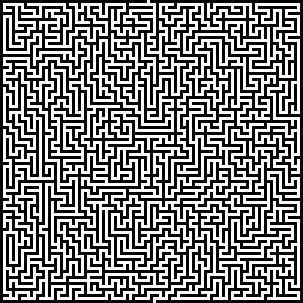
#> input picture maze101x101.png, 101 x 101 px (shown 3 times larger)
$ python app.py
#> lines starting #> are read from the running program, lines starting #| are printed output that depends on the picture; long printed decimals are rounded
# by: Abdulrhman Menshawi
# @Amenshawi on github

from PIL import Image
import math
import numpy as np
import timeit

draw_start = timeit.default_timer()

img = Image.open(r'maze101x101.png')
#> img is the input picture: PIL image 101x101 RGBA; mean R, G, B, A 125, 125, 125, 255
pix_list = list(img.getdata())
#> pix_list = 10201 items, first 6: (0, 0, 0, 255), (0, 0, 0, 255), (0, 0, 0, 255), (0, 0, 0, 255), (0, 0, 0, 255), (0, 0, 0, 255)

length = int(math.sqrt(pix_list.__len__()))
#> length = 101

path = list()
start = None

# variables for stats only
paths_count = 0
nodes_count = 0


class Node:

    def __init__(self, row, col):
        global nodes_count  # For calculating stats only
        nodes_count += 1  # For calculating stats only

        super().__init__()

        self.row = row
        self.col = col
        self.connections = list()
        self.is_start = False
        self.is_end = False
        self.edges = {}

    def __str__(self):
        s = 'i = ' + str(self.row) + ' j = ' + str(self.col)
        return s


def is_a_node(i, j):
    node = True
    if pix_matrix[i+1, j] == 0 and pix_matrix[i-1, j] == 0:
        node = False
    if pix_matrix[i, j+1] == 0 and pix_matrix[i, j-1] == 0:
        node = False
    return node

# Replacing only intersection between paths with nods to
# minimize the # of checks needed to find the correct path


def connect_nodes(i, j):
    edges = list()
    for k in range(j, -1, -1):

        if isinstance(pix_matrix[i, k], Node) and k != j:
            pix_matrix[i, j].connections.append(pix_matrix[i, k])
            pix_matrix[i, k].connections.append(pix_matrix[i, j])

            pix_matrix[i, j].edges[str(pix_matrix[i, k])] = edges
            pix_matrix[i, k].edges[str(pix_matrix[i, j])] = edges
            break

        elif pix_matrix[i, k] == 1:
            edges.append((i, k))
            continue
        elif pix_matrix[i, k] == 0:
            break

    edges = list()
    for z in range(i, -1, -1):

        if isinstance(pix_matrix[z, j], Node) and z != i:
            pix_matrix[i, j].connections.append(pix_matrix[z, j])
            pix_matrix[z, j].connections.append(pix_matrix[i, j])

            pix_matrix[i, j].edges[str(pix_matrix[z, j])] = edges
            pix_matrix[z, j].edges[str(pix_matrix[i, j])] = edges

            break

        elif pix_matrix[z, j] == 1:
            edges.append((z, j))
            continue

        elif pix_matrix[z, j] == 0:
            break


def draw():
    path_pix = np.zeros((length, length, 3), dtype=np.uint8)
    path_pix[0:length, 0:length] = [0, 0, 0]
    for i in range(length):
        for j in range(length):
            pix = pix_matrix[i][j]

            if isinstance(pix, Node):
                path_pix[i][j] = [255, 255, 255]

            elif pix != 0:
                path_pix[i][j] = [255, 255, 255]
    for i in range(path.__len__()):
        p = path[i]
        path_pix[p.row][p.col] = [255, 0, 0]
        for key, edges in p.edges.items():
            if key == str(path[i-1]):
                for edge in edges:
                    if i != 0:
                        path_pix[edge[0]][edge[1]] = [255, 0, 0]
    img = Image.fromarray(path_pix, 'RGB')
    img.save('solved.png')
    img.show()


visited = set()  # Set to keep track of visited nodes.


def dfs(visited, node):
    global paths_count
    if node.connections.__len__() <= 1:  # For calculating stats only
        global paths_count
        paths_count += 1
    found = False
    if node.is_end:
        path.append(node)
        found = True
    elif node not in visited:

        path.append(node)
        visited.add(node)
        for node in node.connections:
            if dfs(visited, node):
                found = True
                break
        if not found:
            path.pop()
    return found


# Each colored pixel will be considered a wall and the white pixels are paths
for i in range(pix_list.__len__()):
    if pix_list[i][0] != 255:
        pix_list[i] = 0
    else:
        pix_list[i] = 1
#> after the loop, pix_list = 10201 values, max 1 at index 49, min 0 at index 0, mean 0.49

# turning the list into a length X length matrix
# used tmp to be able to store objects in the array
tmp = np.array(pix_list).reshape((length, length))
#> tmp: shape (101, 101) int64; values 0 (black) and 1 (white), 49% white in thin lines or dots
pix_matrix = np.zeros((length, length), dtype=object)
for i in range(length):
    for j in range(length):
        pix_matrix[i][j] = tmp[i][j]

# placing the nodes and connecting them
for i in range(length):
    for j in range(length):
        if pix_matrix[i][j] == 1:
            if i == 0:
                pix_matrix[i, j] = Node(i, j)
                pix_matrix[i, j].is_start = True
                start = pix_matrix[i, j]
                print(start)
                print(pix_matrix[i, j])
                connect_nodes(i, j)

            elif i == length-1:
                pix_matrix[i, j] = Node(i, j)
                pix_matrix[i, j].is_end = True
                connect_nodes(i, j)

            elif is_a_node(i, j):
                pix_matrix[i, j] = Node(i, j)
                connect_nodes(i, j)
#> this loop made 101 passes
#| i = 0 j = 49


print('-----------------')
draw_stop = timeit.default_timer()
print('time to proccess the maze: ', draw_stop - draw_start)
#| time to proccess the maze:  0.1675

dfs(visited, start)
solve_stop = timeit.default_timer()
print('-----------------')
print('time to solve: ', solve_stop - draw_stop)
#| time to solve:  0.004417

draw()
#> after the loop in draw, `for i in range(length):`: path_pix: shape (101, 101, 3); 49% white in thin lines or dots
#> after the loop in draw, `for i in range(path.__len__()):`:
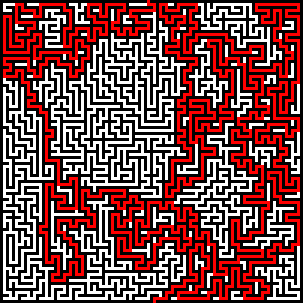
#> path_pix: shape (101, 101, 3) (shown 3 times larger); mean of channels 0, 1, 2 125, 75.5, 75.5; drawn as R, G, B
print('number of nodes: ', nodes_count)
#| number of nodes:  1445
print('paths count: ', paths_count)
#| paths count:  34
print('soultion length: ', path.__len__(), ' nodes')
#| soultion length:  634  nodes
print('-----------------')
